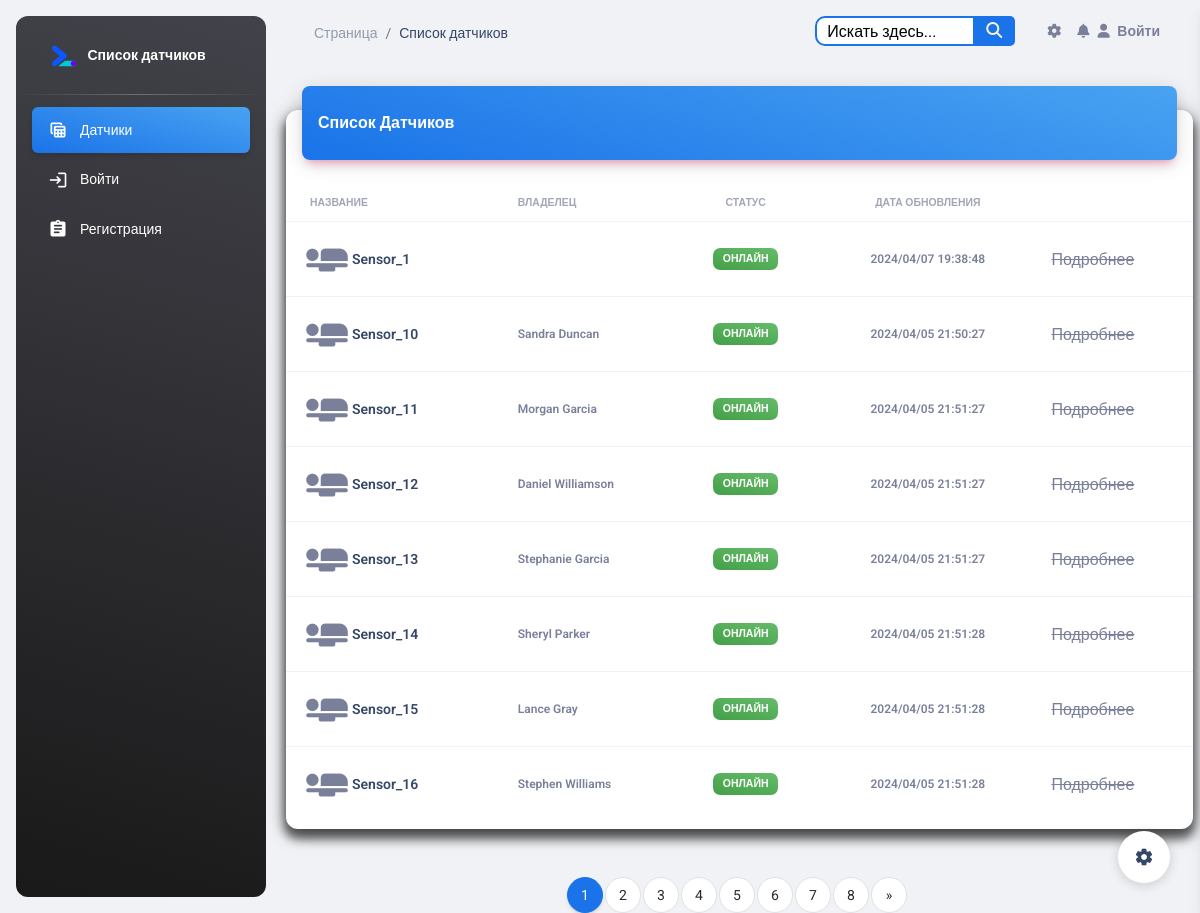
The page / on the database its author committed.
### esp_sensor/models.py (models this page shows, shortened)
class Sensor(models.Model):
    id = models.AutoField(primary_key=True)
    name = models.CharField('Имя датчика', max_length=100, unique=True)
    slug = models.SlugField(max_length=255, unique=True, db_index=True, verbose_name="URL")
    description = models.TextField('Описание', blank=True)
    owner = models.CharField("Владелец", max_length=100, blank=True)
    date_added = models.DateTimeField('Дата добавления', auto_now=True)
    country = models.ManyToManyField(Country, blank=True, verbose_name='Страна')
    city = models.ManyToManyField(City, blank=True, verbose_name='Город')
    inclusions = models.IntegerField("Количество включений", default=0)
    power = models.IntegerField(default=0,
                                blank=True,
                                verbose_name='Мощность',
                                validators=[MinValueValidator(0), MaxValueValidator(100)])
    watt = models.IntegerField("Потребление мощности", default=0)
    volt = models.IntegerField("Электрическое напряжение", default=0)
    work = models.BooleanField('Онлайн', default=True)
    blocked = models.BooleanField('Заблокирован', default=False)
    start = models.BooleanField('Старт', default=False)
    temperature = models.FloatField('Температура', default=0)
    fan_speed = models.IntegerField('Скорость кулера', default=0)
    def is_blocked(self):
        return self.blocked
    class Meta:
        verbose_name = 'Датчик'
        verbose_name_plural = 'Датчики'

### esp_sensor/views.py (the view)
# urls.py: path('', SensorListView.as_view(), name='sensor_list'),
class SensorListView(ListView):
    model = Sensor
    template_name = 'sensor/sensor_list.html'
    context_object_name = 'sensors'
    paginate_by = 8
    def get_queryset(self):
        queryset = super().get_queryset()
        queryset = queryset.order_by('name', 'owner', '-blocked', '-date_added')
        return queryset
    def get_context_data(self, **kwargs):
        context = super().get_context_data(**kwargs)
        sensors = context['sensors']
        for sensor in sensors:
            latest_log = sensor.sensorlog_set.last()
            if latest_log:
                sensor.last_updated = latest_log.timestamp
            else:
                sensor.last_updated = sensor.date_added
        return context

### templates/sensor/sensor_list.html (shortened to what this page needs)
{% load static %}
{% include 'base.html' %}
<body class="g-sidenav-show  bg-gray-200">
<aside class="sidenav navbar navbar-vertical navbar-expand-xs border-0 border-radius-xl my-3 fixed-start ms-3   bg-gradient-dark"
       id="sidenav-main">
    <div class="sidenav-header">
        <a class="navbar-brand m-0" href="{% url 'sensor_list' %}">
            <img src="{% static 'img/google-webdev.svg' %}" class="navbar-brand-img h-100" alt="main_logo">
            <span class="ms-1 font-weight-bold text-white">Список датчиков</span>
        </a>
    </div>
    <hr class="horizontal light mt-0 mb-2">
    <div class="collapse navbar-collapse  w-auto " id="sidenav-collapse-main">
        <ul class="navbar-nav">
            <li class="nav-item">
                <a class="nav-link text-white active bg-gradient-info" href="{% url 'sensor_list' %}">
                    <div class="text-white text-center me-2 d-flex align-items-center justify-content-center">
                        <i class="material-icons opacity-10">table_view</i>
                    </div>
                    <span class="nav-link-text ms-1">Датчики</span>
                </a>
            </li>
            {% if user.is_authenticated %}
                <li class="nav-item mt-3">
                    <h6 class="ps-4 ms-2 text-uppercase text-xs text-white font-weight-bolder opacity-8">Страницы
                        аккаунта</h6>
                </li>
                <li class="nav-item">
                    <a class="nav-link text-white " href="{% url 'profiles:profile_detail' user.profile.slug %}">
                        <div class="text-white text-center me-2 d-flex align-items-center justify-content-center">
                            <i class="material-icons opacity-10">person_add</i>
                        </div>
                        <span class="nav-link-text ms-1">Профиль</span>
                        <span class="nav-link-text ms-1">{{ user.username }}</span>
                    </a>
                </li>
                <li class="nav-item">
                    <a class="nav-link text-white " href="{% url 'chats' %}">
                        <div class="text-white text-center me-2 d-flex align-items-center justify-content-center">
                            <i class="material-icons opacity-10">message</i>
                        </div>
                        <span class="nav-link-text ms-1">Сообщения</span>
                    </a>
                </li>
                <li class="nav-item">
                    <a class="nav-link text-white " href='{% url 'logout' %}'>
                        <div class="text-white text-center me-2 d-flex align-items-center justify-content-center">
                            <i class="material-icons opacity-10">login</i>
                        </div>
                        <span class="nav-link-text ms-1">Выйти</span>
                    </a>
                </li>
            {% else %}
                <li class="nav-item">
                    <a class="nav-link text-white " href='{% url 'login' %}'>
                        <div class="text-white text-center me-2 d-flex align-items-center justify-content-center">
                            <i class="material-icons opacity-10">login</i>
                        </div>
                        <span class="nav-link-text ms-1">Войти</span>
                    </a>
                </li>
                <li class="nav-item">
                    <a class="nav-link text-white " href="{% url 'register' %}">
                        <div class="text-white text-center me-2 d-flex align-items-center justify-content-center">
                            <i class="material-icons opacity-10">assignment</i>
                        </div>
                        <span class="nav-link-text ms-1">Регистрация</span>
                    </a>
                </li>
            {% endif %}
        </ul>
    </div>
</aside>
<main class="main-content position-relative max-height-vh-100 h-100 border-radius-lg ">
    <nav class="navbar navbar-main navbar-expand-lg px-0 mx-4 shadow-none border-radius-xl" id="navbarBlur"
         data-scroll="true">
        <div class="container-fluid py-1 px-3">
            <nav aria-label="breadcrumb">
                <ol class="breadcrumb bg-transparent mb-0 pb-0 pt-1 px-0 me-sm-6 me-5">
                    <li class="breadcrumb-item text-sm"><a class="opacity-5 text-dark" href="{% url 'sensor_list' %}">Страница</a>
                    <li class="breadcrumb-item text-sm text-dark active" aria-current="page">Список датчиков</li>
                </ol>
            </nav>
            {% include 'include/navbar.html' %}
        </div>
    </nav>
    <div class="container-fluid py-4">
        <div class="row">
            <div class="col-12">
                <div class="card my-4">
                    <div class="card-header p-0 position-relative mt-n4 mx-3 z-index-2">
                        <div class="bg-gradient-info shadow-primary border-radius-lg pt-4 pb-3">
                            <h6 class="text-white text-capitalize ps-3">Список датчиков</h6>
                        </div>
                    </div>
                    <div class="card-body px-0 pb-2">
                        <div class="table-responsive p-0">
                            <table class="table align-items-center mb-0">
                                <thead>
                                <tr>
                                    <th class="text-uppercase text-secondary text-xxs font-weight-bolder opacity-7">
                                        Название
                                    </th>
                                    <th class="text-uppercase text-secondary text-xxs font-weight-bolder opacity-7 ps-2">
                                        Владелец
                                    </th>
                                    <th class="text-center text-uppercase text-secondary text-xxs font-weight-bolder opacity-7">
                                        Статус
                                    </th>
                                    <th class="text-center text-uppercase text-secondary text-xxs font-weight-bolder opacity-7">
                                        Дата обновления
                                    </th>
                                    <th class="text-secondary opacity-7"></th>
                                </tr>
                                </thead>
                                <tbody>
                                {% for sensor in sensors %}
                                    <tr>
                                        <td>
                                            <div class="d-flex px-2 py-1">
                                                <div>
                                                    <i class="material-icons"
                                                       style="font-size: 50px;">airline_seat_flat</i>
                                                </div>
                                                <div class="d-flex flex-column justify-content-center">
                                                    <a href="{% url 'sensor_detail' sensor.pk %}"
                                                       class="text-secondary font-weight-bold text-xs"
                                                       data-toggle="tooltip" data-original-title="Edit user">
                                                        <h6 class="mb-0 text-sm">{{ sensor.name }}</h6>
                                                    </a>
                                                </div>
                                            </div>
                                        </td>
                                        <td>
                                            <p class="text-xs font-weight-bold mb-0">{{ sensor.owner }}</p>
                                        </td>
                                        <td class="align-middle text-center text-sm">
                                            {% if sensor.is_blocked %}
                                                <span class="badge badge-sm bg-gradient-danger">Заблокирован</span>
                                            {% else %}
                                                {% if sensor.work %}
                                                    <span class="badge badge-sm bg-gradient-success">Онлайн</span>
                                                {% else %}
                                                    <span class="badge badge-sm bg-gradient-secondary">Оффлайн</span>
                                                {% endif %}
                                            {% endif %}
                                        </td>
                                        <td class="align-middle text-center">
                                            <span class="text-secondary text-xs font-weight-bold">{{ sensor.last_updated | date:"Y/m/d H:i:s" }}</span>
                                        </td>
                                        {% if user.is_authenticated %}
                                            <td class="align-middle">
                                                <a href="{% url 'sensor_detail' sensor.pk %}"
                                                   class="text-secondary font-weight-bold text-xs"
                                                   data-toggle="tooltip" data-original-title="Edit user">
                                                    Подробнее
                                                </a>
                                            </td>
                                        {% else %}
                                            <td class="align-middle">
                                                <span style="text-decoration: line-through;">Подробнее</span>
                                            </td>
                                        {% endif %}
                                    </tr>
                                {% endfor %}
                                </tbody>
                            </table>
                        </div>
                    </div>
                </div>
            </div>
        </div>
    </div>
    <div>
        <nav aria-label="Page navigation example">
            <ul class="pagination justify-content-center">
                {% for p in paginator.page_range %}
                    {% if page_obj.number == p %}
                        <li class="page-item active"><span class="page-link" style="color:#ffffff;">{{ p }}</span></li>
                    {% else %}
                        <li class="page-item"><a class="page-link" href="?q={{ query }}&page={{ p }}">{{ p }}</a>
                        </li>
                    {% endif %}
                {% endfor %}
                {% if page_obj.has_next %}
                    <li class="page-item">
                        <a class="page-link" href="?q={{ query }}&page={{ page_obj.paginator.num_pages }}"
                           aria-label="Next">
                            <span aria-hidden="true">&raquo;</span>
                        </a>
                    </li>
                {% endif %}
            </ul>
        </nav>
    </div>
</main>
{% include 'include/setting.html' %}
</body>

### rows shown on the page
Sensor: name "Sensor_1", blocked "ОНЛАЙН", last_updated "2024/04/07 19:38:48"
Sensor: name "Sensor_10", owner "Sandra Duncan", blocked "ОНЛАЙН", last_updated "2024/04/05 21:50:27"
Sensor: name "Sensor_11", owner "Morgan Garcia", blocked "ОНЛАЙН", last_updated "2024/04/05 21:51:27"
Sensor: name "Sensor_12", owner "Daniel Williamson", blocked "ОНЛАЙН", last_updated "2024/04/05 21:51:27"
Sensor: name "Sensor_13", owner "Stephanie Garcia", blocked "ОНЛАЙН", last_updated "2024/04/05 21:51:27"
Sensor: name "Sensor_14", owner "Sheryl Parker", blocked "ОНЛАЙН", last_updated "2024/04/05 21:51:28"
Sensor: name "Sensor_15", owner "Lance Gray", blocked "ОНЛАЙН", last_updated "2024/04/05 21:51:28"
Sensor: name "Sensor_16", owner "Stephen Williams", blocked "ОНЛАЙН", last_updated "2024/04/05 21:51:28"

### other values the page prints
{{ p }} "1"
{{ p }} "2" "3" "4" "5" "6" "7" "8"
